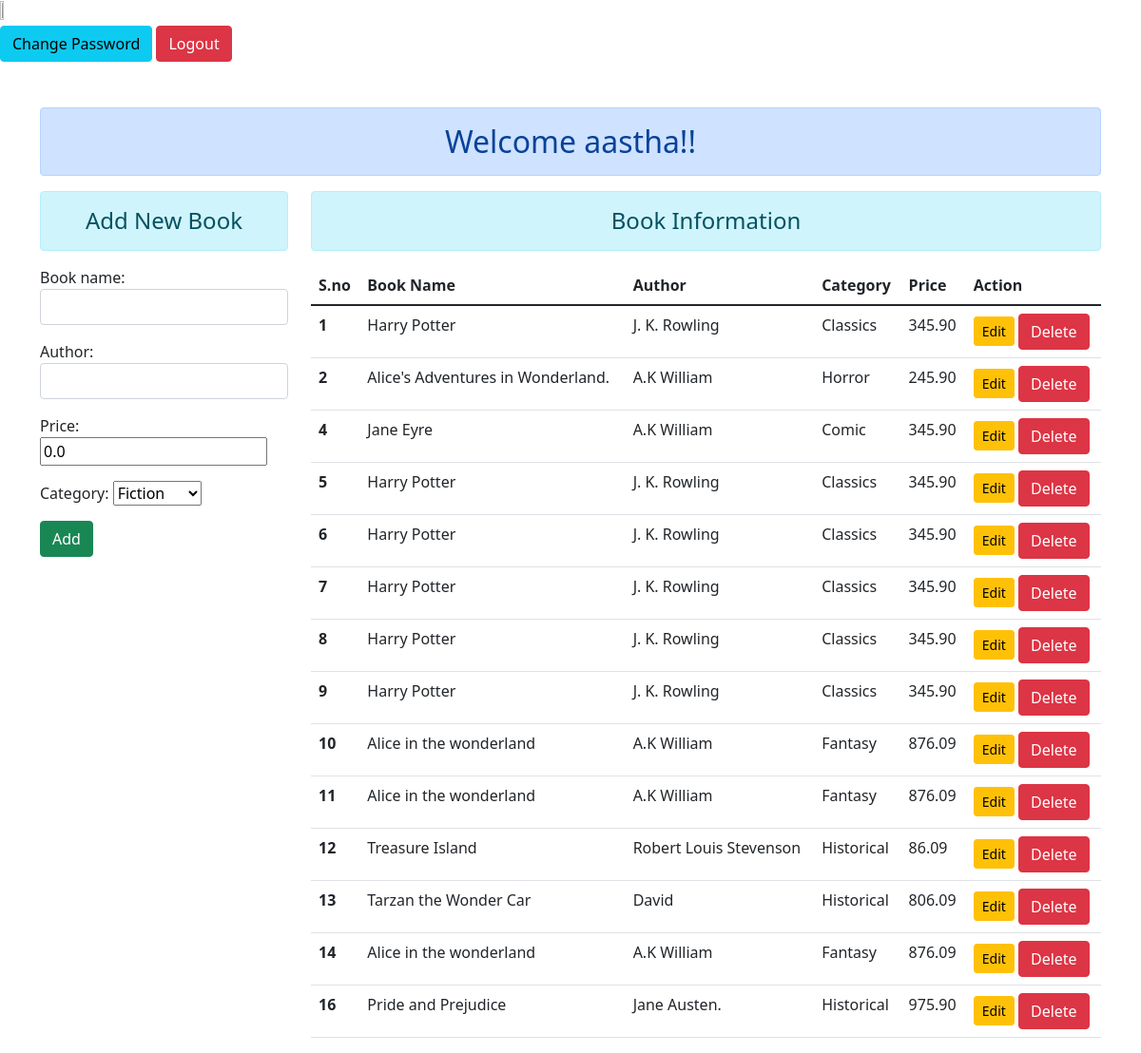
The app's page /addandshow/ (signed in) with its own data.
### authentication/models.py (models this page shows)
class Books(models.Model):
    book_name = models.CharField(max_length=250,default='')
    category = models.CharField(max_length=100, choices=STATUS_CHOICES,default=False)
    author = models.CharField(max_length=30,default='')
    price = models.DecimalField(max_digits=6, decimal_places=2,default =0.00)

### authentication/views.py (the view)
# urls.py: path('addandshow/',views.add_show, name="addandshow"),
def add_show(request):
    if request.user.is_authenticated:
        if request.method == 'POST':
            fm = BooksRegistration(request.POST)
            if fm.is_valid():
                nm = fm.cleaned_data['book_name']
                em = fm.cleaned_data['author']
                am = fm.cleaned_data['published_on']
                sm = fm.cleaned_data['category']
                pn = fm.cleaned_data['price']
                reg = Books(book_name = nm, author=em,published_on =am,category=sm,price=pn)
                reg.save()
                return HttpResponseRedirect("/login/")
        else:
            fm = BooksRegistration()
        led = Books.objects.all()
        return render(request, 'authentication/addandshow.html',{'form':fm ,'ld':led , 'name':request.user})
    else:
        return HttpResponseRedirect('/login/')

### authentication/forms.py
class BooksRegistration(forms.ModelForm):
    class Meta:
        model = Books
        fields = ['book_name','author','price','category']
        widgets = {
            'book_name':forms.TextInput(attrs={'class':'form-control'}),
            'author':forms.TextInput(attrs={'class':'form-control'}),
            'published_on': forms.DateTimeInput(attrs={'type': 'datetime-local'}),
        }

### authentication/templates/authentication/addandshow.html (shortened to what this page needs)
{% extends 'authentication/base.html' %}
{% block content %}
<div class="row">
    <div class="col-sm-3">
        <h4 class="text-center alert alert-info"> Add New Book</h4>
        <form action="" method="POST">
        {{form.as_p}}
        <input type="submit" class="btn btn-success" value="Add">
        </form>
    </div>
    <div class="col-sm-9 ">
        <h4 class ="text-center alert alert-info"> Book Information</h4>
        {% if ld %}
          <table class="table table-hover">
            <thead>
              <tr>
                <th scope="col">S.no</th>
                <th scope="col">Book Name</th>
                <th scope="col">Author</th>
                <th scope="col">Category</th>
                <th scope="col">Price</th>
                <th scope="col">Action</th>
              </tr>
            </thead>
            <tbody>
              {% for l in ld %}
              <tr>
                <th scope="row">{{l.id}}</th>
                <td>{{l.book_name}}</td>
                <td>{{l.author}}</td>
                <td>{{l.category}}</td>
                <td>{{l.price}}</td>
                <td>
                  <a href="{% url 'updatedata' l.id %}" class="btn btn-warning btn-sm">Edit</a>
                  <form action="{% url 'deletedata' l.id %}" method="post" class="d-inline">
                    <input type="submit" class ="btn btn-danger" value="Delete">
                  </form>
                </td>
              </tr>
              {% endfor%}
            </tbody>
          </table>
        {% else %}
          <h4 class="text-center alert alert-warning">No Records Found</h4>
        {% endif %}
    </div>
</div>
{% endblock content %}

### authentication/templates/authentication/base.html (shortened to what this page needs)
<!DOCTYPE html>
{% load static %}
<html lang="en">
    <head>
        <link rel="stylesheet" href="{% static 'authentication/css/bootstrap.css' %}">
    </head>
    <body>
        <img src="https://res.cloudinary.com/awesome-dev/images/w_300,h_300,c_fill/f_auto,q_auto/v1620969215/dde13ed9d661a25772dd745110cd1b14/dde13ed9d661a25772dd745110cd1b14-png?_i=AA" class="logo" width="6%" height="5%">
        <br>
        <a href="{%url 'changepass' %}" class="btn btn-info">Change Password</a>
        <a href="{%url 'logout' %}" class="btn btn-danger">Logout</a>
        <div class="container mt-5">
            <h2 class="text-center alert alert-primary"> Welcome {{name}}!! </h2>
            {% block content %}
            {% endblock content %}
        </div>
    </body>
</html>

### records on screen
Books: id "1", book_name "Harry Potter", author "J. K. Rowling", category "Classics", price "345.90"
Books: id "2", book_name "Alice's Adventures in Wonderland.", author "A.K William", category "Horror", price "245.90"
Books: id "4", book_name "Jane Eyre", author "A.K William", category "Comic", price "345.90"
Books: id "5", book_name "Harry Potter", author "J. K. Rowling", category "Classics", price "345.90"
Books: id "6", book_name "Harry Potter", author "J. K. Rowling", category "Classics", price "345.90"
Books: id "7", book_name "Harry Potter", author "J. K. Rowling", category "Classics", price "345.90"
Books: id "8", book_name "Harry Potter", author "J. K. Rowling", category "Classics", price "345.90"
Books: id "9", book_name "Harry Potter", author "J. K. Rowling", category "Classics", price "345.90"
Books: id "10", book_name "Alice in the wonderland", author "A.K William", category "Fantasy", price "876.09"
Books: id "11", book_name "Alice in the wonderland", author "A.K William", category "Fantasy", price "876.09"
Books: id "12", book_name "Treasure Island", author "Robert Louis Stevenson", category "Historical", price "86.09"
Books: id "13", book_name "Tarzan the Wonder Car", author "David", category "Historical", price "806.09"
Books: id "14", book_name "Alice in the wonderland", author "A.K William", category "Fantasy", price "876.09"
Books: id "16", book_name "Pride and Prejudice", author "Jane Austen.", category "Historical", price "975.90"

### other values on screen
{{ name }} "aastha"
